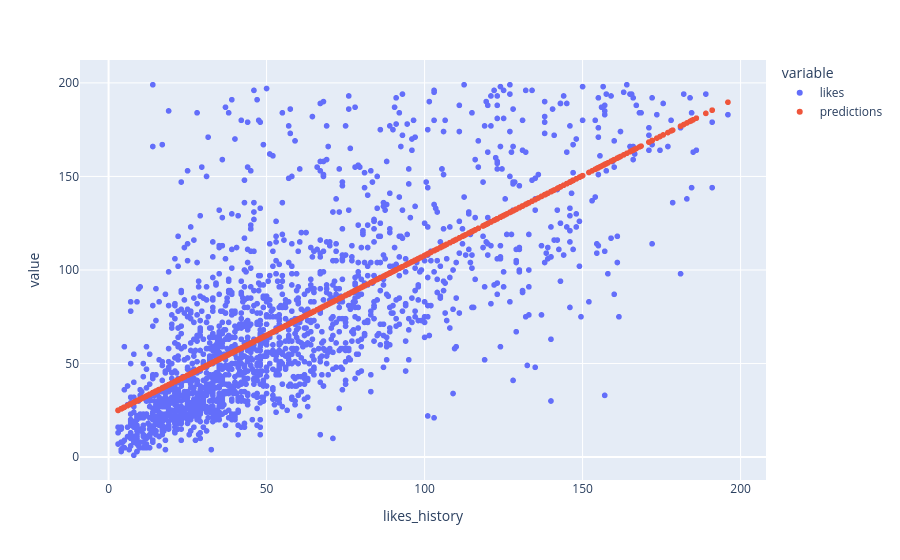

The cell this chart's notebook holds for it:
### Code cell
y_test_pred = linear_history.predict(X_posts_test)
posts_test.loc[:, "predictions"] = y_test_pred

fig = px.scatter(
    posts_test,
    x="likes_history",
    y=["likes", "predictions"],
)
fig

### Figure 1 — Plotly figure (JSON) as saved in the notebook; plotly's stock layout.template omitted (floating-point values rounded to 4 significant figures; data arrays with more than 128 entries replaced by an {"elided": "..."} marker saying what was removed)
{"data": [{"hovertemplate": "variable=likes<br>likes_history=%{x}<br>value=%{y}<extra></extra>", "legendgroup": "likes", "marker": {"color": "#636efa", "symbol": "circle"}, "mode": "markers", "name": "likes", "showlegend": true, "type": "scattergl", "x": {"elided": "1850 float values"}, "xaxis": "x", "y": {"elided": "1850 float values"}, "yaxis": "y"}, {"hovertemplate": "variable=predictions<br>likes_history=%{x}<br>value=%{y}<extra></extra>", "legendgroup": "predictions", "marker": {"color": "#EF553B", "symbol": "circle"}, "mode": "markers", "name": "predictions", "showlegend": true, "type": "scattergl", "x": {"elided": "1850 float values"}, "xaxis": "x", "y": {"elided": "1850 float values"}, "yaxis": "y"}], "layout": {"legend": {"title": {"text": "variable"}, "tracegroupgap": 0}, "margin": {"t": 60}, "xaxis": {"anchor": "y", "domain": [0, 1], "title": {"text": "likes_history"}}, "yaxis": {"anchor": "x", "domain": [0, 1], "title": {"text": "value"}}}}
